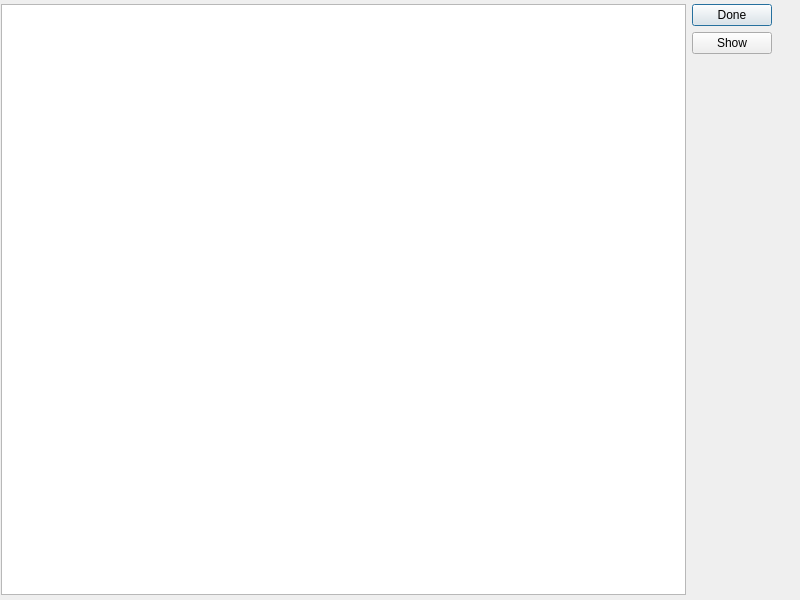
<?xml version="1.0" encoding="UTF-8"?>
<ui version="4.0">
 <class>UserPage</class>
 <widget class="QWidget" name="UserPage">
  <property name="geometry">
   <rect>
    <x>0</x>
    <y>0</y>
    <width>800</width>
    <height>600</height>
   </rect>
  </property>
  <property name="minimumSize">
   <size>
    <width>800</width>
    <height>600</height>
   </size>
  </property>
  <property name="maximumSize">
   <size>
    <width>800</width>
    <height>600</height>
   </size>
  </property>
  <property name="windowTitle">
   <string>Form</string>
  </property>
  <widget class="QWidget" name="">
   <property name="geometry">
    <rect>
     <x>1</x>
     <y>4</y>
     <width>771</width>
     <height>591</height>
    </rect>
   </property>
   <layout class="QHBoxLayout" name="horizontalLayout">
    <item>
     <widget class="QTableView" name="tasksView"/>
    </item>
    <item>
     <layout class="QVBoxLayout" name="verticalLayout">
      <item>
       <widget class="QPushButton" name="doneButton">
        <property name="maximumSize">
         <size>
          <width>400</width>
          <height>16777215</height>
         </size>
        </property>
        <property name="text">
         <string>Done</string>
        </property>
        <property name="default">
         <bool>true</bool>
        </property>
       </widget>
      </item>
      <item>
       <widget class="QPushButton" name="showButton">
        <property name="text">
         <string>Show</string>
        </property>
       </widget>
      </item>
      <item>
       <spacer name="verticalSpacer">
        <property name="orientation">
         <enum>Qt::Orientation::Vertical</enum>
        </property>
        <property name="sizeHint" stdset="0">
         <size>
          <width>20</width>
          <height>40</height>
         </size>
        </property>
       </spacer>
      </item>
     </layout>
    </item>
   </layout>
  </widget>
 </widget>
 <resources/>
 <connections/>
</ui>
